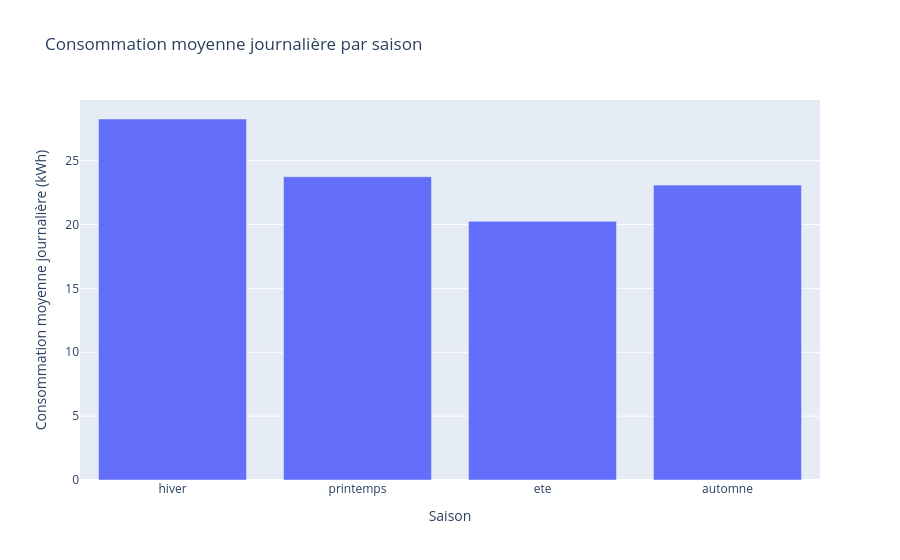

The notebook cell this image was saved under:
### Code cell
fig = px.bar(
    conso_par_saison,
    x="saison",
    y="consommation_moyenne_kwh",
    title="Consommation moyenne journalière par saison",
    labels={
        "saison": "Saison",
        "consommation_moyenne_kwh": "Consommation moyenne journalière (kWh)"
    }
)

fig.show()

### Figure 1 — Plotly figure (JSON) as saved in the notebook; plotly's stock layout.template omitted (floating-point values rounded to 4 significant figures)
{"data": [{"hovertemplate": "Saison=%{x}<br>Consommation moyenne journalière (kWh)=%{y}<extra></extra>", "legendgroup": "", "marker": {"color": "#636efa", "pattern": {"shape": ""}}, "name": "", "orientation": "v", "showlegend": false, "textposition": "auto", "type": "bar", "x": ["hiver", "printemps", "ete", "automne"], "xaxis": "x", "y": [28.26, 23.74, 20.25, 23.08], "yaxis": "y"}], "layout": {"barmode": "relative", "legend": {"tracegroupgap": 0}, "title": {"text": "Consommation moyenne journalière par saison"}, "xaxis": {"anchor": "y", "domain": [0, 1], "title": {"text": "Saison"}}, "yaxis": {"anchor": "x", "domain": [0, 1], "title": {"text": "Consommation moyenne journalière (kWh)"}}}}
